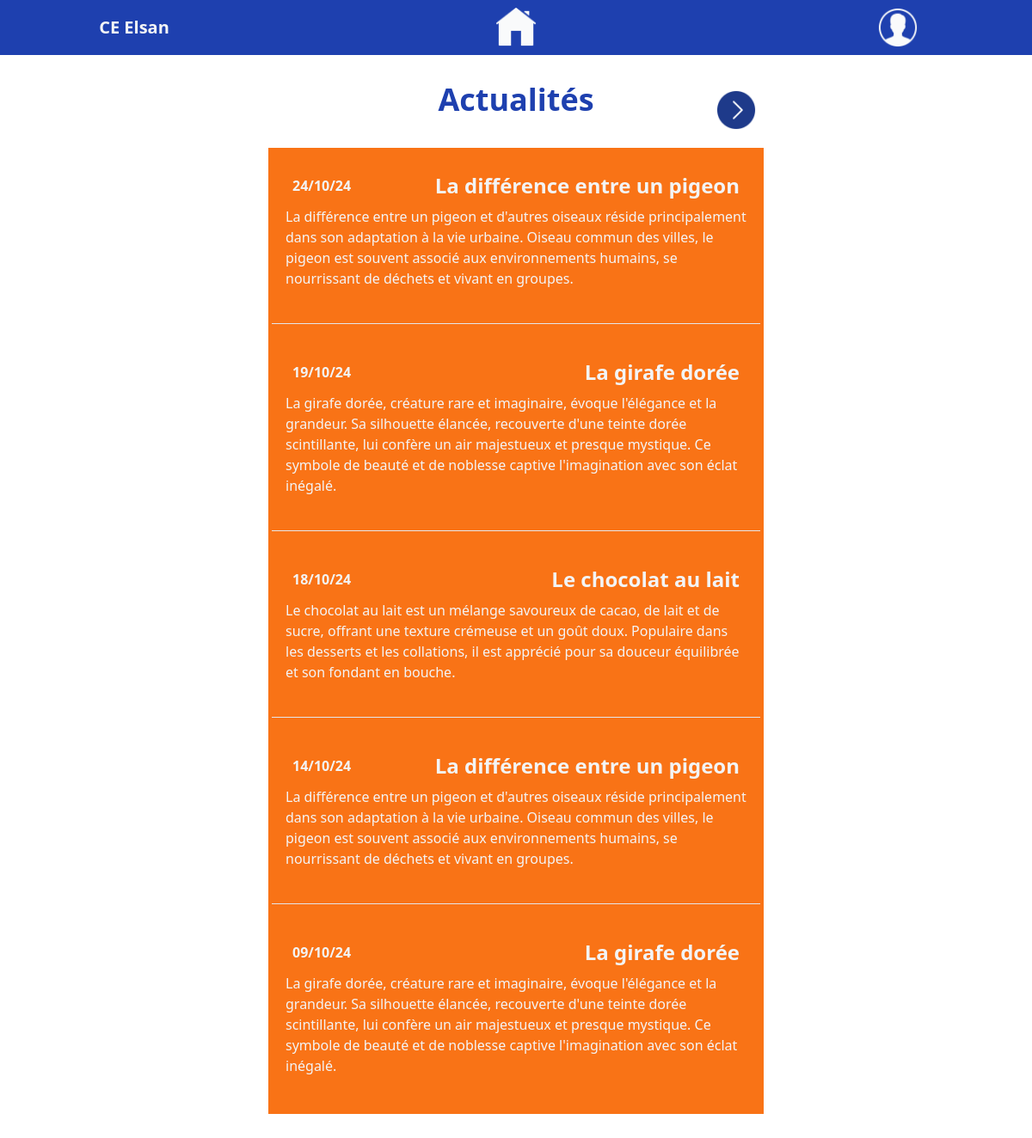
The page /pages/news.php (signed in) on the database its author committed.
### tables this page shows
CREATE TABLE `news` (
  `news_id` int NOT NULL,
  `title` varchar(255) NOT NULL,
  `text` text NOT NULL,
  `date` datetime NOT NULL DEFAULT CURRENT_TIMESTAMP
);

### src/pages/news.php (the view, shortened to what this page needs)
<?php
require_once('../php_sql/db_connect.php');
$limit = 5;
$page = isset($_GET['page']) ? (int)$_GET['page'] : 1;
$offset = ($page - 1) * $limit;
$totalSql = "SELECT COUNT(*) FROM news";
$totalQuery = $db->query($totalSql);
$totalNews = $totalQuery->fetchColumn();
$totalPages = ceil($totalNews / $limit);
$sql = "
SELECT title, date, text
FROM news
ORDER BY date DESC
LIMIT :limit OFFSET :offset";
$query = $db->prepare($sql);
$query->bindParam(':limit', $limit, PDO::PARAM_INT);
$query->bindParam(':offset', $offset, PDO::PARAM_INT);
$query->execute();
$news = $query->fetchAll(PDO::FETCH_ASSOC);
?>
<!doctype html>
<html>
<head>
  <link href="../output.css" rel="stylesheet">
</head>
<body class="pb-8">
<?php include '../includes/nav.php';?>
<div class="title_pagniation relative max-w-xl mx-auto">
    <h1 class="text-blue-800 font-bold text-4xl text-center m-8">Actualités</h1>
    <?php if ($page < $totalPages): ?>
        <a href="?page=<?= $page + 1 ?>" class="absolute right-0 top-0 mx-2 text-blue-800 py-2"><img class="h-12" src="../images/icons/next.png" alt="page suivante"></a>
    <?php endif; ?>
</div>
<main class="p-1 flex flex-col gap-4 flex-wrap max-w-screen-2xl mx-auto">
<section class="w-[96%] bg-orange-500 mx-auto p-1 max-w-xl text-gray-100">
    <div class="container">
    <?php
$first = true;
$lastElement = end($news);
foreach ($news as $new) {
    $date = new DateTime($new['date']);
    $formattedDate = $date->format('d/m/y');
    $marginTopClass = $first ? 'mt-4' : 'mt-8';
    $first = false;
    echo
    '<article class="' . $marginTopClass . ' m-4">
    <div class="new_row flex justify-between p-2 gap-1">
        <p class="font-semibold flex items-center">' . $formattedDate . '</p>
        <p class="truncate text-2xl font-semibold">' . $new['title'] . '</p>
    </div>
    <p class="">' . $new['text'] . '</p>
    </article><br>';
    if ($new !== $lastElement) {
        echo '<hr>';
    }
}
?>
        </div>
</section>
</main>
</body>
</html>

### rows shown on the page
news: date "24/10/24", title "La différence entre un pigeon", text "La différence entre un pigeon et d'autres oiseaux réside principalement dans son adaptation à la vie urbaine. Oiseau commun des villes, le pigeon est souvent associé aux environnements humains, se nourrissant de déchets et vivant en groupes."
news: date "19/10/24", title "La girafe dorée", text "La girafe dorée, créature rare et imaginaire, évoque l'élégance et la grandeur. Sa silhouette élancée, recouverte d'une teinte dorée scintillante, lui confère un air majestueux et presque mystique. Ce symbole de beauté et de noblesse captive l'imagination avec son éclat inégalé."
news: date "18/10/24", title "Le chocolat au lait", text "Le chocolat au lait est un mélange savoureux de cacao, de lait et de sucre, offrant une texture crémeuse et un goût doux. Populaire dans les desserts et les collations, il est apprécié pour sa douceur équilibrée et son fondant en bouche."
news: date "14/10/24", title "La différence entre un pigeon", text "La différence entre un pigeon et d'autres oiseaux réside principalement dans son adaptation à la vie urbaine. Oiseau commun des villes, le pigeon est souvent associé aux environnements humains, se nourrissant de déchets et vivant en groupes."
news: date "09/10/24", title "La girafe dorée", text "La girafe dorée, créature rare et imaginaire, évoque l'élégance et la grandeur. Sa silhouette élancée, recouverte d'une teinte dorée scintillante, lui confère un air majestueux et presque mystique. Ce symbole de beauté et de noblesse captive l'imagination avec son éclat inégalé."
